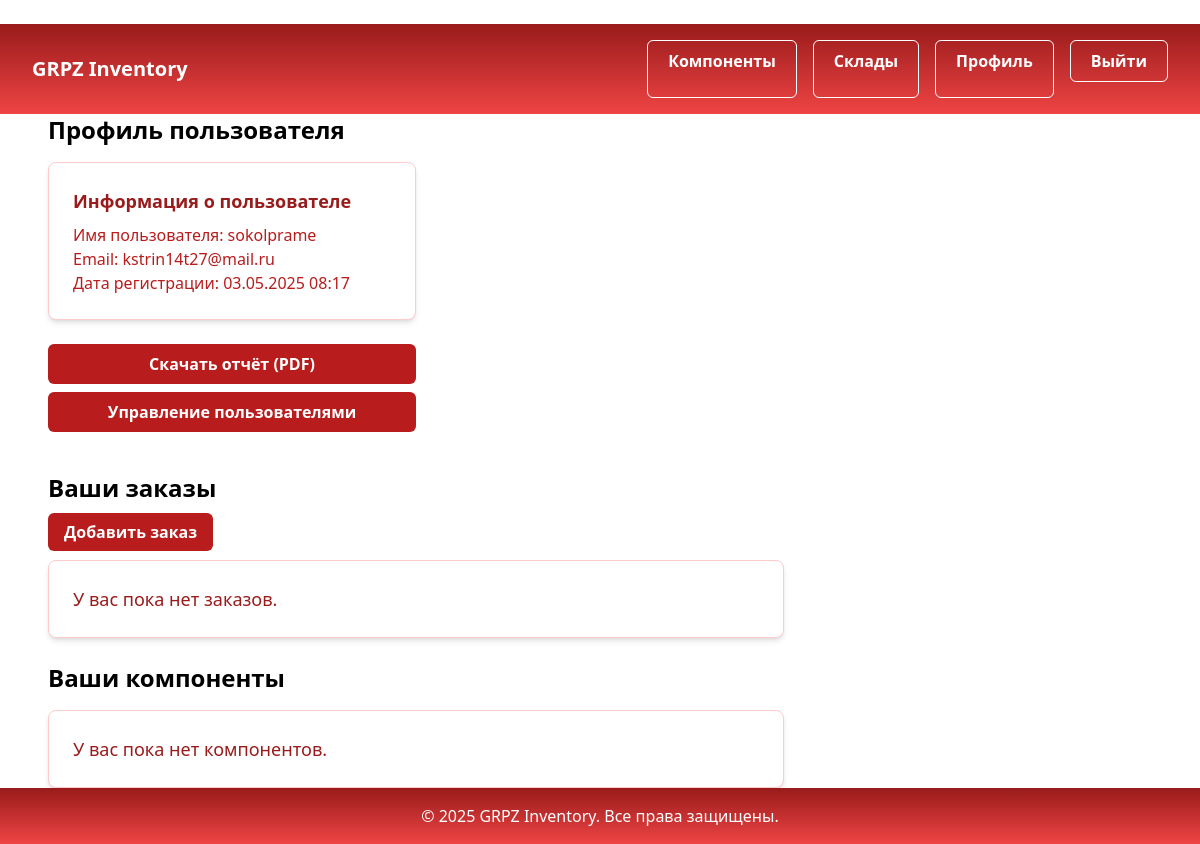
Before: /users/profile/ (signed in) with the older database file.
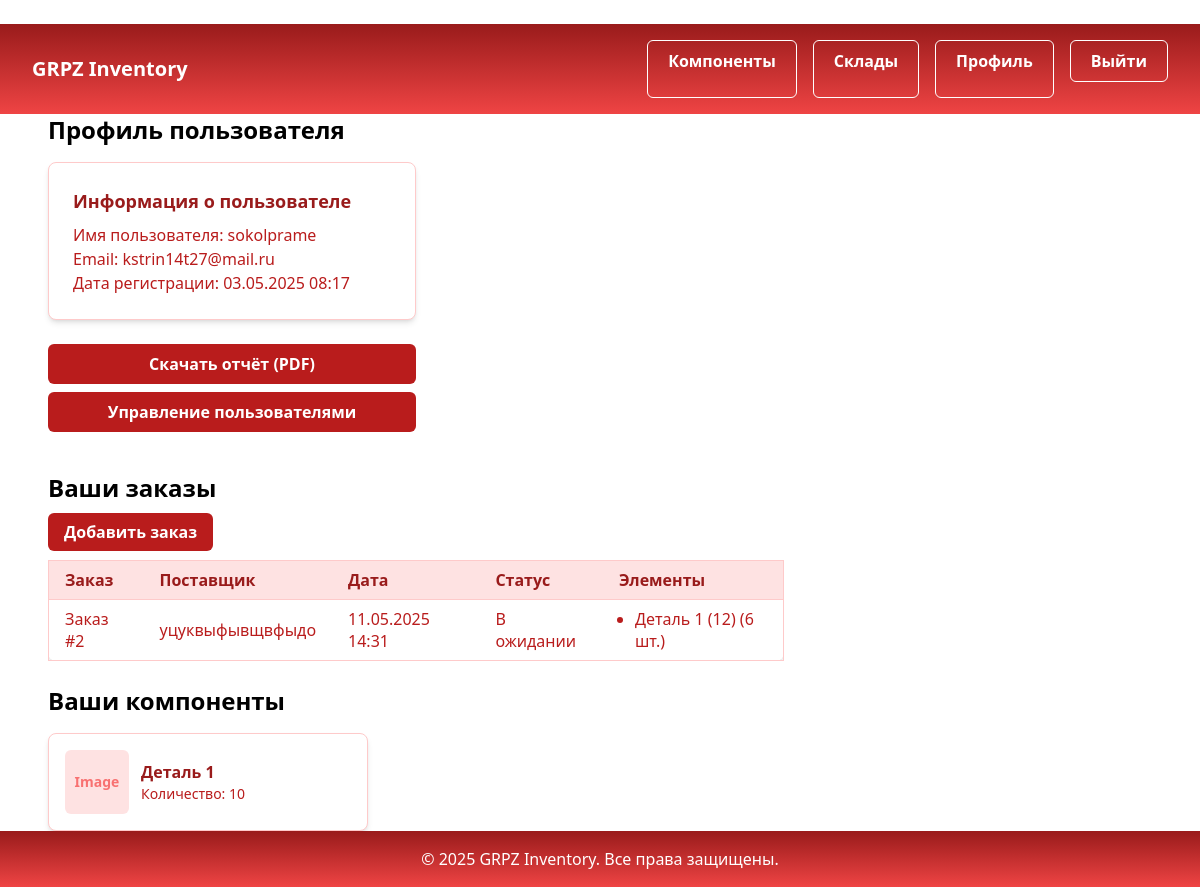
After: the same page with the newer database file.
### orders/models.py (models this page shows, shortened)
class Order(models.Model):
    supplier = models.ForeignKey('suppliers.Supplier', on_delete=models.CASCADE, verbose_name='Поставщик')
    order_date = models.DateTimeField(auto_now_add=True, verbose_name='Дата заказа')
    status = models.CharField(
        max_length=20,
        choices=[('pending', 'В ожидании'), ('completed', 'Завершено'), ('cancelled', 'Отменено')],
        default='pending',
        verbose_name='Статус'
    )
    created_by = models.ForeignKey('users.User', on_delete=models.SET_NULL, null=True, verbose_name='Создал')
    class Meta:
        verbose_name = 'Заказ'
        verbose_name_plural = 'Заказы'

class OrderItem(models.Model):
    order = models.ForeignKey(Order, on_delete=models.CASCADE, verbose_name='Заказ')
    component = models.ForeignKey('components.Component', on_delete=models.CASCADE, verbose_name='Комплектующее')
    quantity = models.PositiveIntegerField(verbose_name='Количество')
    class Meta:
        verbose_name = 'Элемент заказа'
        verbose_name_plural = 'Элементы заказа'

### suppliers/models.py (models this page shows)
class Supplier(models.Model):
    name = models.CharField(max_length=255, verbose_name='Название')
    contact_info = models.TextField(blank=True, verbose_name='Контактные данные')
    terms = models.TextField(blank=True, verbose_name='Условия поставки')
    class Meta:
        verbose_name = 'Поставщик'
        verbose_name_plural = 'Поставщики'
    def __str__(self):
        return self.name

### components/models.py (models this page shows)
class Component(models.Model):
    name = models.CharField(max_length=255, verbose_name='Наименование')
    part_number = models.CharField(max_length=50, unique=True, verbose_name='Артикул')
    category = models.CharField(max_length=100, blank=True, verbose_name='Категория')
    description = models.TextField(blank=True, verbose_name='Описание')
    unit = models.CharField(max_length=20, default='шт', verbose_name='Единица измерения')
    barcode = models.CharField(max_length=100, unique=True, blank=True, null=True, verbose_name='Штрих-код')
    quantity = models.PositiveIntegerField(default=0, verbose_name='Количество')
    warehouse = models.ForeignKey('warehouses.Warehouse', on_delete=models.CASCADE, verbose_name='Склад')
    supplier = models.ForeignKey('suppliers.Supplier', on_delete=models.SET_NULL, null=True, blank=True, verbose_name='Поставщик')
    created_at = models.DateTimeField(auto_now_add=True, verbose_name='Дата создания')
    updated_at = models.DateTimeField(auto_now=True, verbose_name='Дата обновления')
    image = models.ImageField(upload_to='components/', blank=True, null=True, verbose_name='Изображение')
    class Meta:
        verbose_name = 'Комплектующее'
        verbose_name_plural = 'Комплектующие'
    def __str__(self):
        return f"{self.name} ({self.part_number})"

### users/views.py (the view)
# urls.py: path('profile/', views.profile, name='profile'),
@login_required
def profile(request):
    orders = Order.objects.filter(created_by=request.user).prefetch_related('orderitem_set')
    components = Component.objects.filter(orderitem__order__created_by=request.user).distinct()
    print(f"Загружено заказов для {request.user.username}: {orders.count()}")
    print(f"Компоненты пользователя {request.user.username}: {components.count()}")
    return render(request, 'users/profile.html', {'orders': orders, 'components': components})

### users/templates/users/profile.html (shortened to what the changed rows need)
﻿{% extends 'base.html' %}
{% block content %}
<section>
    <h2 class="mb-4 text-2xl font-semibold text-black">Профиль пользователя</h2>
    {% if user.is_authenticated %}
    <div class="flex flex-col gap-6 md:flex-row">
        <div class="md:w-2/3">
            {% if orders %}
            <div class="mb-6 overflow-x-auto">
                <table class="min-w-full rounded-lg border border-red-200 bg-white shadow-md">
                    <thead>
                        <tr class="bg-red-100">
                            <th class="px-4 py-2 text-left font-semibold text-red-800">Заказ</th>
                            <th class="px-4 py-2 text-left font-semibold text-red-800">Поставщик</th>
                            <th class="px-4 py-2 text-left font-semibold text-red-800">Дата</th>
                            <th class="px-4 py-2 text-left font-semibold text-red-800">Статус</th>
                            <th class="px-4 py-2 text-left font-semibold text-red-800">Элементы</th>
                        </tr>
                    </thead>
                    <tbody>
                        {% for order in orders %}
                        <tr class="border-t border-red-200">
                            <td class="px-4 py-2 text-red-700">Заказ #{{ order.id }}</td>
                            <td class="px-4 py-2 text-red-700">{{ order.supplier }}</td>
                            <td class="px-4 py-2 text-red-700">{{ order.order_date|date:"d.m.Y H:i" }}</td>
                            <td class="px-4 py-2 text-red-700">{{ order.get_status_display }}</td>
                            <td class="px-4 py-2 text-red-700">
                                {% if order.orderitem_set.all %}
                                <ul class="list-disc pl-4">
                                    {% for item in order.orderitem_set.all %}
                                    <li>{{ item.component }} ({{ item.quantity }} шт.)</li>
                                    {% endfor %}
                                </ul>
                                {% else %}
                                Нет элементов
                                {% endif %}
                            </td>
                        </tr>
                        {% endfor %}
                    </tbody>
                </table>
            </div>
            {% else %}
            <div class="mb-6 rounded-lg border border-red-200 bg-white p-6 shadow-md">
                <p class="text-lg text-red-800">У вас пока нет заказов.</p>
            </div>
            {% endif %}
            {% if components %}
            <div class="grid grid-cols-1 gap-4 sm:grid-cols-2 md:grid-cols-2 lg:grid-cols-3">
                {% for component in components %}
                <div class="flex max-w-xs space-x-3 rounded-lg border border-red-200 bg-white p-4 shadow-md">
                    <div class="flex h-16 w-16 flex-shrink-0 items-center justify-center rounded-md bg-red-100">
                        {% if component.image %}
                        <img src="{{ component.image.url }}" alt="{{ component.name }}" class="h-full w-full rounded-md object-cover">
                        {% else %}
                        <span class="text-sm font-semibold text-red-400 select-none">Image</span>
                        {% endif %}
                    </div>
                    <div class="flex flex-col justify-center">
                        <h4 class="text-base font-semibold text-red-800">{{ component.name }}</h4>
                        <p class="text-sm text-red-700">Количество: {{ component.quantity }}</p>
                    </div>
                </div>
                {% endfor %}
            </div>
            {% else %}
            <div class="rounded-lg border border-red-200 bg-white p-6 shadow-md">
                <p class="text-lg text-red-800">У вас пока нет компонентов.</p>
            </div>
            {% endif %}
        </div>
    </div>
    {% else %}
    <div class="mx-auto max-w-md">
        <div class="rounded-[0.5rem] border border-red-200 bg-white p-8 shadow-lg">
            <p class="text-lg text-red-700">Пожалуйста, <a href="{% url 'users:login' %}" class="text-red-800 hover:underline">войдите</a>, чтобы просмотреть профиль.</p>
        </div>
    </div>
    {% endif %}
</section>
{% endblock %}

Changed rows visible on the page:
added Order: id "2", supplier "уцуквыфывщвфыдо", order_date "11.05.2025 14:31", status "В ожидании"
added OrderItem: component "Деталь 1 (12)", quantity "6"
now on this page (row unchanged): Component: shows "Image", name "Деталь 1", quantity "10"
Other visible differences:
text no longer shown: "У вас пока нет заказов. У вас пока нет компонентов."
text now shown: "Заказ Поставщик Дата Статус Элементы"
